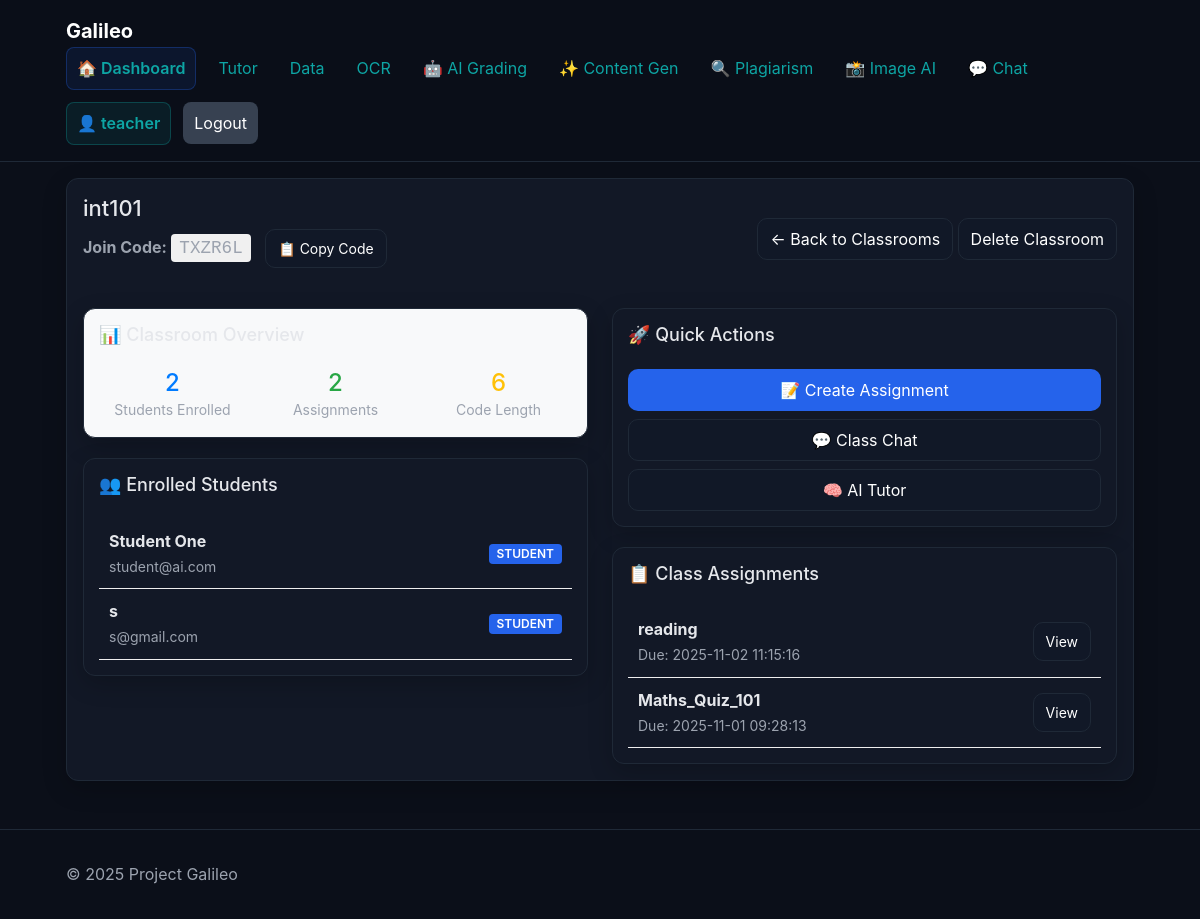
Page /classrooms/2 (signed in) on the committed database.
### tables this page shows
CREATE TABLE users (
  id INTEGER PRIMARY KEY AUTOINCREMENT,
  email TEXT NOT NULL UNIQUE,
  password_hash TEXT NOT NULL,
  role TEXT NOT NULL CHECK (role IN ('student','teacher','admin')),
  full_name TEXT NOT NULL DEFAULT '',
  created_at TIMESTAMP NOT NULL DEFAULT CURRENT_TIMESTAMP
);

CREATE TABLE classrooms (
  id INTEGER PRIMARY KEY AUTOINCREMENT,
  name TEXT NOT NULL,
  join_code TEXT NOT NULL UNIQUE,
  created_by INTEGER NOT NULL,
  created_at TIMESTAMP NOT NULL DEFAULT CURRENT_TIMESTAMP,
  FOREIGN KEY (created_by) REFERENCES users(id) ON DELETE CASCADE
);

CREATE TABLE assignments (
  id INTEGER PRIMARY KEY AUTOINCREMENT,
  classroom_id INTEGER,
  title TEXT NOT NULL,
  content_json TEXT NOT NULL,            -- JSON string: {questions:[{q,options,answer}], ...}
  time_limit_minutes INTEGER DEFAULT 0,
  due_at TIMESTAMP NULL,
  created_at TIMESTAMP NOT NULL DEFAULT CURRENT_TIMESTAMP,
  FOREIGN KEY (classroom_id) REFERENCES classrooms(id) ON DELETE SET NULL
);

### app/routes/classrooms.py (the view)
@class_bp.route("/<int:classroom_id>", methods=["GET"])
@login_required
def classroom_detail(classroom_id):
    classroom = get_classroom_detail(classroom_id, current_user.id)
    if not classroom:
        return "Classroom not found or access denied", 404
    students = get_classroom_students(classroom_id)
    assignments = get_classroom_assignments(classroom_id)
    return render_template("classroom_detail.html",
                         classroom=classroom,
                         students=students,
                         assignments=assignments)

### app/auth.py (called while the page is built)
def user_loader(user_id):
    db = get_db()
    row = db.execute("SELECT id, email, role, full_name FROM users WHERE id=?", (user_id,)).fetchone()
    if row:
        return User(row["id"], row["email"], row["role"], row["full_name"])
    return None

### app/db.py (called while the page is built)
def get_db():
    conn = getattr(g, "_db_conn", None)
    if conn is None:
        if current_app.config.get("DATABASE_URL") and not current_app.config.get("SQLITE_FALLBACK"):
            conn = get_mysql_connection()
        else:
            conn = get_sqlite_connection()
        g._db_conn = conn
    return conn

def get_sqlite_connection():
    path = current_app.config["SQLITE_PATH"]
    conn = sqlite3.connect(path, detect_types=sqlite3.PARSE_DECLTYPES)
    conn.row_factory = sqlite3.Row
    _ensure_schema(conn)
    return conn

def _ensure_schema(conn):
    if hasattr(conn, 'executescript'):  # SQLite
        conn.executescript(open("db/schema.sql", "r", encoding="utf-8").read())
        conn.commit()

### app/services/classrooms_service.py (called while the page is built)
def get_classroom_detail(classroom_id: int, user_id: int):
    db = get_db()
    classroom = db.execute("""
        SELECT id, name, join_code, created_by, created_at
        FROM classrooms WHERE id=?
    """, (classroom_id,)).fetchone()
    if not classroom:
        return None
    classroom = dict(classroom)
    access = db.execute("""
        SELECT 1 FROM classrooms WHERE id=? AND created_by=?
        UNION
        SELECT 1 FROM enrollments WHERE classroom_id=? AND user_id=?
    """, (classroom_id, user_id, classroom_id, user_id)).fetchone()
    if not access:
        return None
    return classroom

def get_classroom_students(classroom_id: int):
    db = get_db()
    rows = db.execute("""
        SELECT u.id, u.email, u.full_name,
               CASE
                 WHEN e.enrolled_at LIKE '%T%' THEN REPLACE(e.enrolled_at, 'T', ' ')
                 ELSE e.enrolled_at
               END as enrolled_at
        FROM users u
        JOIN enrollments e ON e.user_id = u.id
        WHERE e.classroom_id = ? AND u.role = 'student'
        ORDER BY u.full_name, u.email
    """, (classroom_id,)).fetchall()
    return [dict(r) for r in rows]

def get_classroom_assignments(classroom_id: int):
    db = get_db()
    rows = db.execute("""
        SELECT id, title, due_at, created_at
        FROM assignments
        WHERE classroom_id = ?
        ORDER BY created_at DESC
    """, (classroom_id,)).fetchall()
    return [dict(r) for r in rows]

### app/templates/classroom_detail.html (shortened to what this page needs)
{% extends "base.html" %}
{% block content %}
<section class="card">
  <div class="d-flex justify-content-between align-items-center mb-4">
    <div>
      <h2 class="h2">{{ classroom.name }}</h2>
      <p class="muted">
        <strong>Join Code:</strong>
        <span style="font-family: monospace; background: #f0f0f0; padding: 4px 8px; border-radius: 4px; font-size: 1.1em;">{{ classroom.join_code }}</span>
        {% if current_user.role in ['teacher', 'admin'] %}
        <button class="btn btn-sm btn-outline-secondary" data-join-code="{{ classroom.join_code }}" id="copy-code-btn" style="margin-left: 10px;">
          📋 Copy Code
        </button>
        {% endif %}
      </p>
    </div>
    <div>
      <a href="/classrooms/" class="btn btn-outline-secondary">← Back to Classrooms</a>
      {% if current_user.role in ['teacher', 'admin'] %}
      <button class="btn btn-danger" data-classroom-id="{{ classroom.id }}" id="delete-classroom-btn">Delete Classroom</button>
      {% endif %}
    </div>
  </div>
  <div class="grid-2 gap-4">
    <div>
      <div class="card" style="margin-bottom: 20px; padding: 15px; background-color: #f8f9fa;">
        <h3 class="h3">📊 Classroom Overview</h3>
        <div class="grid-3 gap-3" style="margin-top: 15px;">
          <div style="text-align: center;">
            <h4 style="margin: 0; color: #007bff;">{{ students|length }}</h4>
            <small class="muted">Students Enrolled</small>
          </div>
          <div style="text-align: center;">
            <h4 style="margin: 0; color: #28a745;">{{ assignments|length }}</h4>
            <small class="muted">Assignments</small>
          </div>
          <div style="text-align: center;">
            <h4 style="margin: 0; color: #ffc107;">{{ classroom.join_code|length }}</h4>
            <small class="muted">Code Length</small>
          </div>
        </div>
      </div>
      <div class="card" style="padding: 15px;">
        <h3 class="h3">👥 Enrolled Students</h3>
        {% if students %}
        <div class="list" style="margin-top: 15px;">
          {% for student in students %}
          <div class="d-flex justify-content-between align-items-center" style="padding: 10px; border-bottom: 1px solid #eee;">
            <div>
              <strong>{{ student.full_name or student.email }}</strong>
              {% if student.full_name and student.email != student.full_name %}
              <br><small class="muted">{{ student.email }}</small>
              {% endif %}
            </div>
            <span class="badge badge-primary">Student</span>
          </div>
          {% endfor %}
        </div>
        {% endif %}
      </div>
    </div>
    <div>
      <div class="card" style="margin-bottom: 20px; padding: 15px;">
        <h3 class="h3">🚀 Quick Actions</h3>
        <div class="grid-1 gap-2" style="margin-top: 15px;">
          {% if current_user.role in ['teacher', 'admin'] %}
          <a href="/assessments/" class="btn btn-primary">
            📝 Create Assignment
          </a>
          {% endif %}
          <a href="/notifications/live-chat" class="btn btn-outline-success">
            💬 Class Chat
          </a>
          <a href="/tutor/" class="btn btn-outline-info">
            🧠 AI Tutor
          </a>
        </div>
      </div>
      <div class="card" style="padding: 15px;">
        <h3 class="h3">📋 Class Assignments</h3>
        {% if assignments %}
        <div class="list" style="margin-top: 15px;">
          {% for assignment in assignments %}
          <div class="d-flex justify-content-between align-items-center" style="padding: 10px; border-bottom: 1px solid #eee;">
            <div>
              <strong>{{ assignment.title }}</strong>
              {% if assignment.due_at %}
              <br><small class="muted">Due: {{ assignment.due_at }}</small>
              {% endif %}
            </div>
            <div>
              {% if current_user.role == 'student' %}
              <a href="/assessments/test/{{ assignment.id }}" class="btn btn-sm btn-outline-primary">Take Test</a>
              {% else %}
              <a href="/assessments/test/{{ assignment.id }}" class="btn btn-sm btn-outline-primary">View</a>
              {% endif %}
            </div>
          </div>
          {% endfor %}
        </div>
        {% endif %}
      </div>
    </div>
  </div>
</section>
{% endblock %}

### app/templates/base.html (shortened to what this page needs)
<!doctype html>
<html lang="en">
<head>
  <link href="https://cdn.jsdelivr.net/npm/bootstrap@5.1.3/dist/css/bootstrap.min.css" rel="stylesheet">
  <link rel="stylesheet" href="{{ url_for('static', filename='css/styles.css') }}">
</head>
<body>
  <header class="site-header">
    <div class="container">
      <a class="brand" href="/">Galileo</a>
      <nav class="nav">
        <a href="/" class="nav-dashboard">🏠 Dashboard</a>
        <a href="/tutor/">Tutor</a>
        <a href="/data/">Data</a>
        <a href="/ocr/">OCR</a>
        {% if current_user.is_authenticated and current_user.role in ['teacher', 'admin'] %}
        <a href="/grading/">🤖 AI Grading</a>
        <a href="/content/">✨ Content Gen</a>
        <a href="/plagiarism/">🔍 Plagiarism</a>
        <a href="/image-analysis/">📸 Image AI</a>
        {% endif %}
        <a href="/notifications/live-chat">💬 Chat</a>
        {% if current_user.is_authenticated %}
        <span class="user-info">👤 {{ current_user.email.split('@')[0] }}</span>
        <a href="/auth/logout" class="btn btn-secondary">Logout</a>
        {% else %}
        <a href="/auth/login" class="btn btn-primary">Login</a>
        {% endif %}
      </nav>
    </div>
  </header>
  <main class="container fade-in">
    {% block content %}{% endblock %}
  </main>
  <footer class="site-footer">
    <div class="container">© {{ 2025 }} Project Galileo</div>
  </footer>
</body>
</html>

### app/static/css/styles.css (style rules this page uses)
:root { --primary: #2563eb; --accent: #0ea5a4; --bg: #0b0f19; --panel: #121826; --text: #e5e7eb; --muted: #9ca3af; --radius: 12px; }
* { box-sizing: border-box; }
body { margin: 0; font-family: Inter, system-ui, Segoe UI, Roboto, Arial, sans-serif; background: var(--bg); color: var(--text); line-height: 1.55; }
a { color: var(--accent); text-decoration: none; }
.container { max-width: 1100px; margin: 0 auto; padding: 16px; }
.site-header { position: sticky; top: 0; background: rgba(11, 15, 25, 0.7); backdrop-filter: blur(10px); border-bottom: 1px solid #1f2937; }
.brand { font-weight: 700; font-size: 20px; color: #fff; margin-right: 16px; }
.nav { display: flex; gap: 12px; align-items: center; }
.nav a { padding: 8px 10px; border-radius: 8px; transition: background .2s; }
.nav-dashboard { background: rgba(37, 99, 235, 0.1) !important; border: 1px solid rgba(37, 99, 235, 0.3) !important; font-weight: 600 !important; }
.user-info { color: var(--accent); font-weight: 600; padding: 8px 10px; background: rgba(14, 165, 164, 0.1); border-radius: 8px; border: 1px solid rgba(14, 165, 164, 0.3); }
.site-footer { border-top: 1px solid #1f2937; margin-top: 32px; padding: 16px; color: var(--muted); }
.h2 { font-size: 22px; margin: 0 0 8px; }
.h3 { font-size: 18px; margin: 0 0 8px; }
.muted { color: var(--muted); }
.grid-1 { display: grid; }
.grid-2 { display: grid; grid-template-columns: 1fr; gap: 16px; }
.grid-3 { display: grid; grid-template-columns: 1fr; gap: 16px; }
.gap-2 { gap: 8px; }
.gap-3 { gap: 16px; }
@media (min-width: 800px) { .grid-2 { grid-template-columns: 1fr 1fr; } }
@media (min-width: 800px) { .grid-3 { grid-template-columns: repeat(3, 1fr); } }
.card { background: var(--panel); border: 1px solid #1f2937; border-radius: var(--radius); padding: 16px; box-shadow: 0 8px 24px rgba(0, 0, 0, 0.2); transition: transform .25s ease, box-shadow .25s ease; }
.btn { border: 1px solid #1f2937; background: #111827; color: #fff; border-radius: 10px; padding: 8px 12px; cursor: pointer; transition: all .2s; }
.btn-primary { background: var(--primary); border-color: transparent; }
.btn-secondary { background: #374151; border-color: transparent; }
.fade-in { animation: fade .4s ease-in both; }
.badge { display: inline-block; padding: 4px 8px; font-size: 12px; font-weight: 600; text-transform: uppercase; border-radius: 4px; color: white; }
.badge-primary { background-color: #2563eb; }

### rows in the picture
users: email "teacher"
classrooms: name "int101", join_code "TXZR6L"
users: full_name "Student One", email "student@ai.com"
users: full_name "s", email "s@gmail.com"
assignments: title "reading", due_at "2025-11-02 11:15:16"
assignments: title "Maths_Quiz_101", due_at "2025-11-01 09:28:13"

### other values in the picture
{{ students|length }} "2"
{{ assignments|length }} "2"
{{ classroom.join_code|length }} "6"
{{ 2025 }} "2025"
